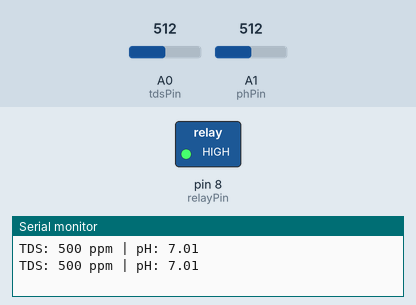
This sketch was run on a simulated Arduino Uno, built with avr-gcc and run on an emulated ATmega328P. On the bench: switched loads named in the sketch (green lamp = pin HIGH), the last lines printed to the serial monitor. The test bench sets the inputs (shaded band); at power-on: A0 (tdsPin) = 512, A1 (phPin) = 512. The modem accepts every AT command (registered, SIM ready, sends succeed) and sends nothing else.

Above: at 2.8 s.
2.9 s: A0 (tdsPin) set to 527
At 4.6 s:
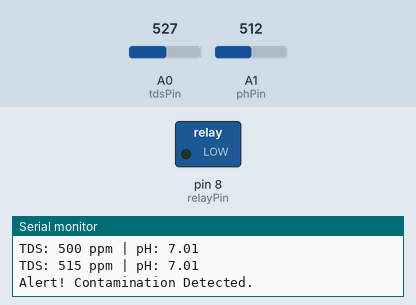
Timing chart, 0 to 6.1 s (numbered marks = the images above; inputs shaded):
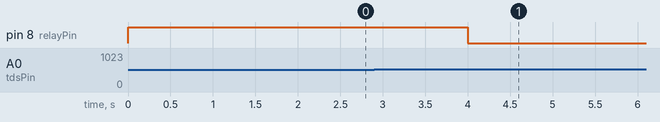

Measured:
- the behaviour switches between 512 and 513 on A0 (tdsPin) (found by bisection; images 0 and 1)
- after the input at 2.9 s, pin 8 (relayPin): HIGH → LOW after 1.1 s

The sketch:

sketch.ino
```cpp
/*
 * Simple Water Quality Monitoring System
 * Sathiya S (ECE) - Surya Engineering College
 */

#include <SoftwareSerial.h>

int tdsPin = A0;   // TDS Sensor
int phPin = A1;    // pH Sensor
int relayPin = 8;  // Water Pump (Relay)

SoftwareSerial gsm(10, 11); // GSM RX, TX

void setup() {
  Serial.begin(9600);
  gsm.begin(9600);
  pinMode(relayPin, OUTPUT);
  digitalWrite(relayPin, HIGH); // Start pump
}

void loop() {
  // Read Sensors
  int tdsValue = map(analogRead(tdsPin), 0, 1023, 0, 1000);
  float phValue = (analogRead(phPin) * 14.0) / 1023.0;

  // Print to Serial Monitor
  Serial.print("TDS: "); Serial.print(tdsValue);
  Serial.print(" ppm | pH: "); Serial.println(phValue);

  // Check Contamination (TDS > 500 or pH abnormal)
  if (tdsValue > 500 || phValue < 6.5 || phValue > 8.5) {
    digitalWrite(relayPin, LOW); // Stop pump
    Serial.println("Alert! Contamination Detected.");

    // Send SMS
    gsm.println("AT+CMGF=1");
    delay(1000);
    gsm.println("AT+CMGS=\"+919876543210\""); // Put your phone number here
    delay(1000);
    gsm.println("EMERGENCY ALERT: Heavy Metal Contamination Detected! Pump Stopped.");
    delay(1000);
    gsm.write(26); // Send SMS command (Ctrl+Z)

    delay(10000); // Wait 10 seconds before next check
  }
  else {
    digitalWrite(relayPin, HIGH); // Keep pump running
  }

  delay(2000);
}
```
